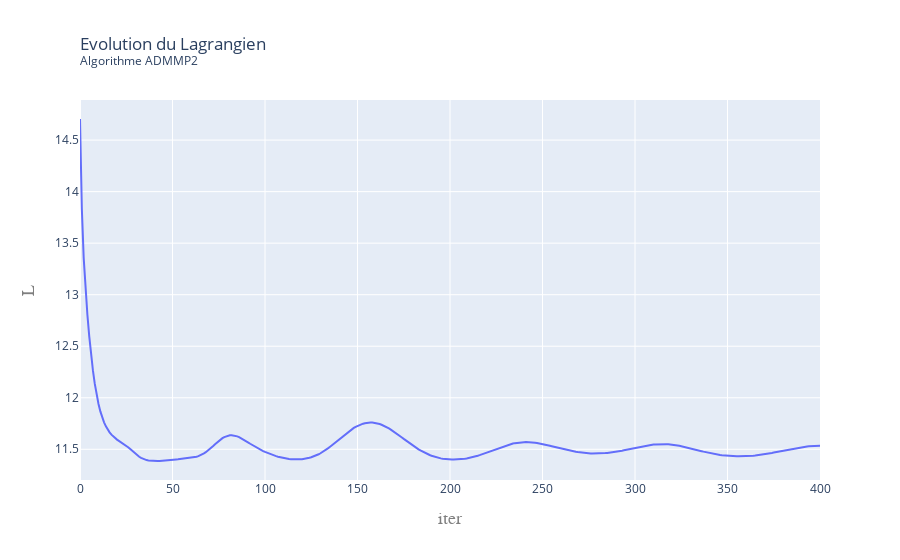

The notebook cell this image was saved under:
### Code cell
algo.plot_convergence_iter(tabLagran, np.arange(0, iter+1, 1), "Evolution du Lagrangien <br><sup>Algorithme ADMMP2 </sup>", 'iter', "L")

### Figure 1 — Plotly figure (JSON) as saved in the notebook; plotly's stock layout.template omitted (floating-point values rounded to 4 significant figures; data arrays with more than 128 entries replaced by an {"elided": "..."} marker saying what was removed)
{"data": [{"type": "scatter", "x": {"elided": "401 int values"}, "y": {"elided": "401 float values"}}], "layout": {"title": {"text": "Evolution du Lagrangien <br><sup>Algorithme ADMMP2 </sup>", "x": 0, "xref": "paper"}, "xaxis": {"title": {"font": {"color": "#7f7f7f", "family": "Courier New, monospace", "size": 18}, "text": "iter"}}, "yaxis": {"title": {"font": {"color": "#7f7f7f", "family": "Courier New, monospace", "size": 18}, "text": "L"}}}}
